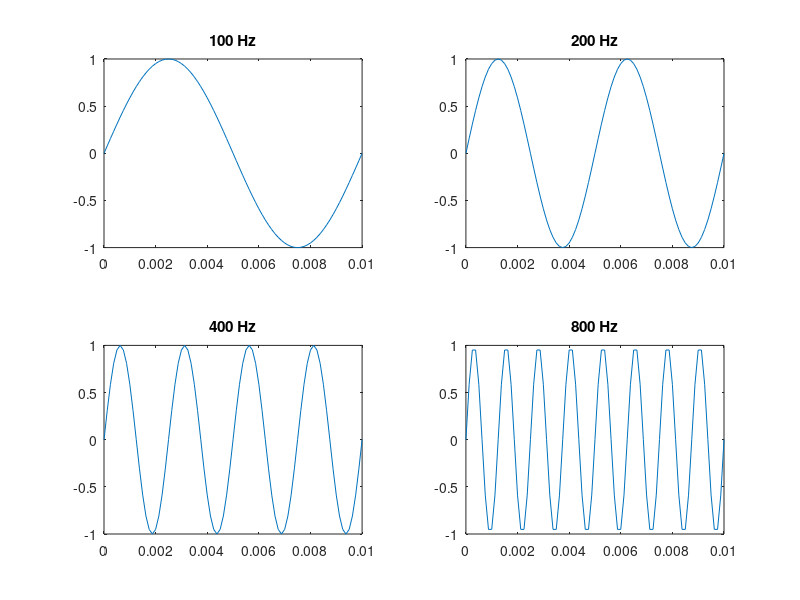

MATLAB code to generate this figure:
clc; clear all;
% Sampling frequency and interval
fs = 8000;
Ts = 1/fs;

% Set time duration of plot, i.e., 10 msec.
tfinalplot = 10e-3;

% Make the time vector for the plot
nplot=0:Ts:tfinalplot;

% Make the time vector for replayed sound spurt
% Play the spurt for 2 seconds
tfinal = 2;
nsound=0:Ts:tfinal;

%vector for the four 2-second tone segments
xnT_concat = [];

frequencies = [100 200 400 800];

for i = 1:4
    % Use sinusoid frequency f = 100, 200, 400, 800 Hz
    f = frequencies(i);

    % Sample the sinusoid.
    xnT = sin(2*pi*f*nsound);
    xnT_concat = [xnT_concat xnT];
    
    % Make the plot
    my_title = [int2str(f) ' Hz'];
    subplot(2,2,i);
    plot(nplot, xnT(1:length(nplot)));
    title(my_title);
end

% Save xnT as a wav sound file, soundfile.wav.
audiowrite('soundfile.wav', xnT_concat, fs);

% Uncomment/edit this next line to save the graph.
exportgraphics(gcf, 'graph_2.jpg');
